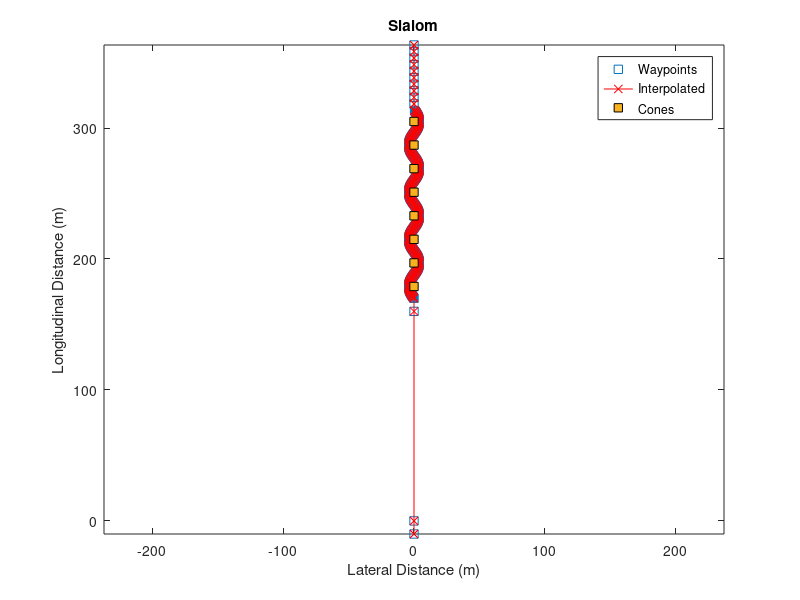
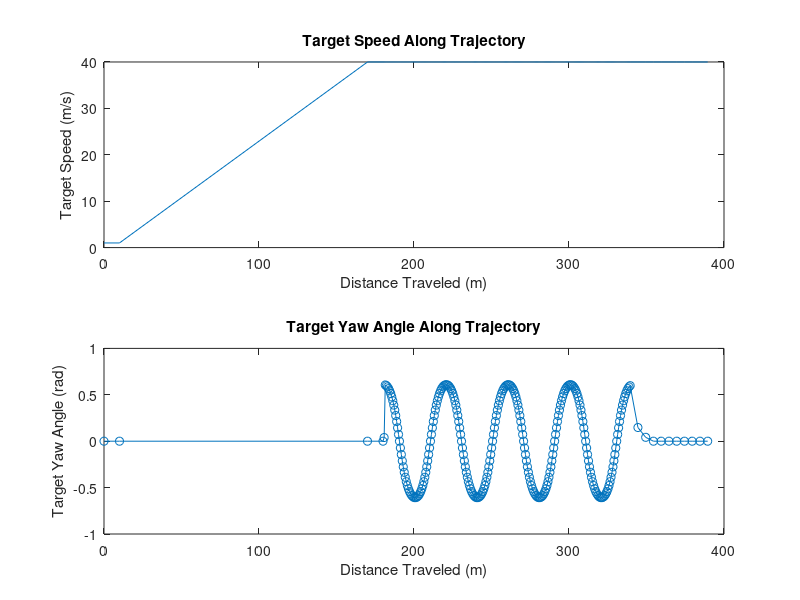

Write MATLAB code to recreate these figures, in order.
function [traj, cones] = sm_car_traj_gen_slalom(varargin)
%sm_car_traj_gen_straight_constant_speed   Construct Maneuver for slalom test
%   traj = sm_car_traj_gen_slalom
% Optional arguments
%
%      tgtSpd      Speed during lane change (m/s)
%      tgtDist     Distance when target speed is reached (m)
%                    NaN means use time for target speed
%      tgtTime     Time when target speed is reached (sec)
%                    NaN means use distance for target speed
%                  Only distance or time target is observed
%      xSlalom     Offset from tgtDist to start test
%      latOffset   Lateral offset of path center
%      numCones    Number of cones
%      yPathMx     Max deviation of path from center line
%
% Copyright 2018-2024 The MathWorks, Inc.

% Vehicle initial speed
initSpeed = 1;

% Default values if no arguments supplied
if(nargin == 0)
    tgtSpd   =  40;  % km/h
    tgtTime  =  8;  % sec
    tgtDist  =  NaN;  % m
    xSlalom  =  10;  % m    
    latOffset = 0;  % m
    numCones =  8;  % deg
    xCones   =  18;  % m
    yPathMx  =  4;  % sec
    qInit    =  1;  % 1,-1
    curveType =  'sine';  % 'sine','triangle'
    showPlot =  true;
else
    tgtSpd   =  varargin{1};  % km/h
    tgtTime  =  varargin{2};  % sec
    tgtDist  =  varargin{3};  % m
    xSlalom  =  varargin{4};  % m    
    latOffset = varargin{5};  % m
    numCones =  varargin{6};  % deg
    xCones   =  varargin{7};  % m
    yPathMx  =  varargin{8};  % sec
    qInit    =  varargin{9};  % 1,-1
    curveType  =  varargin{10};  % 'sine','triangle'
    showPlot =  varargin{11};
end

if(isnan(tgtDist))
    % Calculate required acceleration (in meters per second squared)
    accel = tgtSpd / tgtTime;

    % Calculate the distance traveled using the formula:
    % distance = 0.5 * acceleration * time^2
    tgtDist = 0.5 * accel * tgtTime^2;
end

switch curveType
    case 'sine'
        npts = 30;
        samplePts = linspace(0,pi-(pi/npts),npts);
        curvexPts = samplePts/pi*xCones;
        curveyPts = sin(samplePts)*yPathMx;
    case 'triangle'
        npts = 20;
        samplePts = linspace(0,1-(1/npts),npts)*xCones;
        curvexPts = samplePts;
        curveyPts = yPathMx-yPathMx * (2 * abs(mod(samplePts/xCones, 1) - 0.5));
end


% Assemble waypoints
x_waypoints =  [-10 0 tgtDist];
y_waypoints =  [0 0 0]+latOffset;

%x_waypoints = [];
%y_waypoints = [];

for i = 1:numCones
    if (mod(i,2) == 1)
        lr = 1;
    else
        lr = -1;
    end

    x_waypoints = [x_waypoints curvexPts+xCones*(i-1)+tgtDist+xSlalom];
    y_waypoints = [y_waypoints curveyPts*lr*qInit];
end

extend_pts = x_waypoints(end)+[5:5:50];
x_waypoints = [x_waypoints extend_pts];
y_waypoints = [y_waypoints ones(size(extend_pts))*latOffset];

vx_waypoints    = [ones(size(y_waypoints))*tgtSpd];
vx_waypoints(1:2) = [1 1]; 

% Save cone locations to "Cones" for use in plotting and Scene
cones.xLatOffset.Value = latOffset;
cones.xCone1.Value     = tgtDist+xSlalom+xCones/2;
cones.xSpacing.Value   = xCones;
cones.nCones.Value     = numCones;

% Construct sample points and interpolate if needed
if (false)
    % Interpolate
    numpts = 200;
    x_new  = [x_waypoints(1):(x_waypoints(end)-x_waypoints(1))/numpts:(x_waypoints(end)-(x_waypoints(end)-x_waypoints(1))/numpts) x_waypoints(end)];
    % Interpolate to get lateral distance and speed
    y_new  = interp1(x_waypoints, y_waypoints,  x_new, 'pchip');
    vx_new = interp1(x_waypoints, vx_waypoints, x_new, 'pchip');
else
    x_new = x_waypoints;
    y_new = y_waypoints;
    vx_new = vx_waypoints;
end

% Plot waypoints and interpolated trajectory
if(showPlot)
    fig_handle_name = 'h1_sm_car_slalom';

    handle_var = evalin('base',['who(''' fig_handle_name ''')']);
    if(isempty(handle_var))
        evalin('base',[fig_handle_name ' = figure(''Name'', ''' fig_handle_name ''');']);
    elseif ~isgraphics(evalin('base',handle_var{:}))
        evalin('base',[fig_handle_name ' = figure(''Name'', ''' fig_handle_name ''');']);
    end
    figure(evalin('base',fig_handle_name))
    clf(evalin('base',fig_handle_name))

    xConeSet = [0:(numCones-1)]*xCones+tgtDist+xSlalom+xCones/2;
    assignin("base","xConeSet",xConeSet)
    plot(-y_waypoints,x_waypoints,'s','DisplayName','Waypoints');
    hold on
    plot(-y_new,x_new,'r-x','DisplayName','Interpolated')
    plot(xConeSet*0,xConeSet,'s',...
        'MarkerFaceColor',[0.9725 0.6940 0.1250],...
        'MarkerEdgeColor',[0 0 0],...
        'MarkerSize',6,'DisplayName','Cones')
    hold off
    xlabel('Lateral Distance (m)')
    ylabel('Longitudinal Distance (m)');
    title('Slalom');
    legend('Location','Best');
    axis equal
end

% Calculate distance traveled
xTrajectory_new = [0 cumsum(sqrt((diff(x_new)).^2+diff(y_new).^2))];

if(showPlot)
    fig_handle_name = 'h2_sm_car_straight_constant_speed';

    handle_var = evalin('base',['who(''' fig_handle_name ''')']);
    if(isempty(handle_var))
        evalin('base',[fig_handle_name ' = figure(''Name'', ''' fig_handle_name ''');']);
    elseif ~isgraphics(evalin('base',handle_var{:}))
        evalin('base',[fig_handle_name ' = figure(''Name'', ''' fig_handle_name ''');']);
    end
    figure(evalin('base',fig_handle_name))
    clf(evalin('base',fig_handle_name))
    subplot(211)
    plot(xTrajectory_new,vx_new)
    xlabel('Distance Traveled (m)');
    ylabel('Target Speed (m/s)');
    title('Target Speed Along Trajectory');
end

% Calculate target yaw angle (rad)
yaw_interval = 2; % 10
aYaw_new = atan2(...
    y_new(yaw_interval+1:end)-y_new(1:end-yaw_interval),...
    x_new(yaw_interval+1:end)-x_new(1:end-yaw_interval));

aYaw_new = [repmat(aYaw_new(1),1,yaw_interval) aYaw_new];

if(showPlot)
    subplot(212)
    plot(xTrajectory_new,aYaw_new,'-o')
    xlabel('Distance Traveled (m)');
    ylabel('Target Yaw Angle (rad)');
    title('Target Yaw Angle Along Trajectory');
end

% Assign parameters for trajectory definition
x.Value = x_new;
x.Units = 'm';
x.Comments = '';

y.Value = y_new;
y.Units = 'm';
y.Comments = '';

z.Value = y_new*0;
z.Units = 'm';
z.Comments = '';

xTrajectory.Value = xTrajectory_new;
xTrajectory.Units = 'm';
xTrajectory.Comments = 'Distance traveled';

vx.Value = vx_new;
vx.Units = 'm/s';
vx.Comments = 'Vehicle speed along direction of travel';

aYaw.Value = aYaw_new;
aYaw.Units = 'rad';
aYaw.Comments = 'Yaw Angle, non-wrapping';

% If save to file is needed
%spdstr = num2str(round(tgtSpd));
%dststr = num2str(round(tgtDist));
%filename = ['Straight_Constant_Speed_trajectory_' spdstr '_' dststr]
%save(filename,'x','y','z','vx','aYaw','xTrajectory');

traj.x    = x;
traj.y    = y;
traj.z    = z;
traj.vx   = vx;
traj.aYaw = aYaw;
traj.xTrajectory = xTrajectory;


